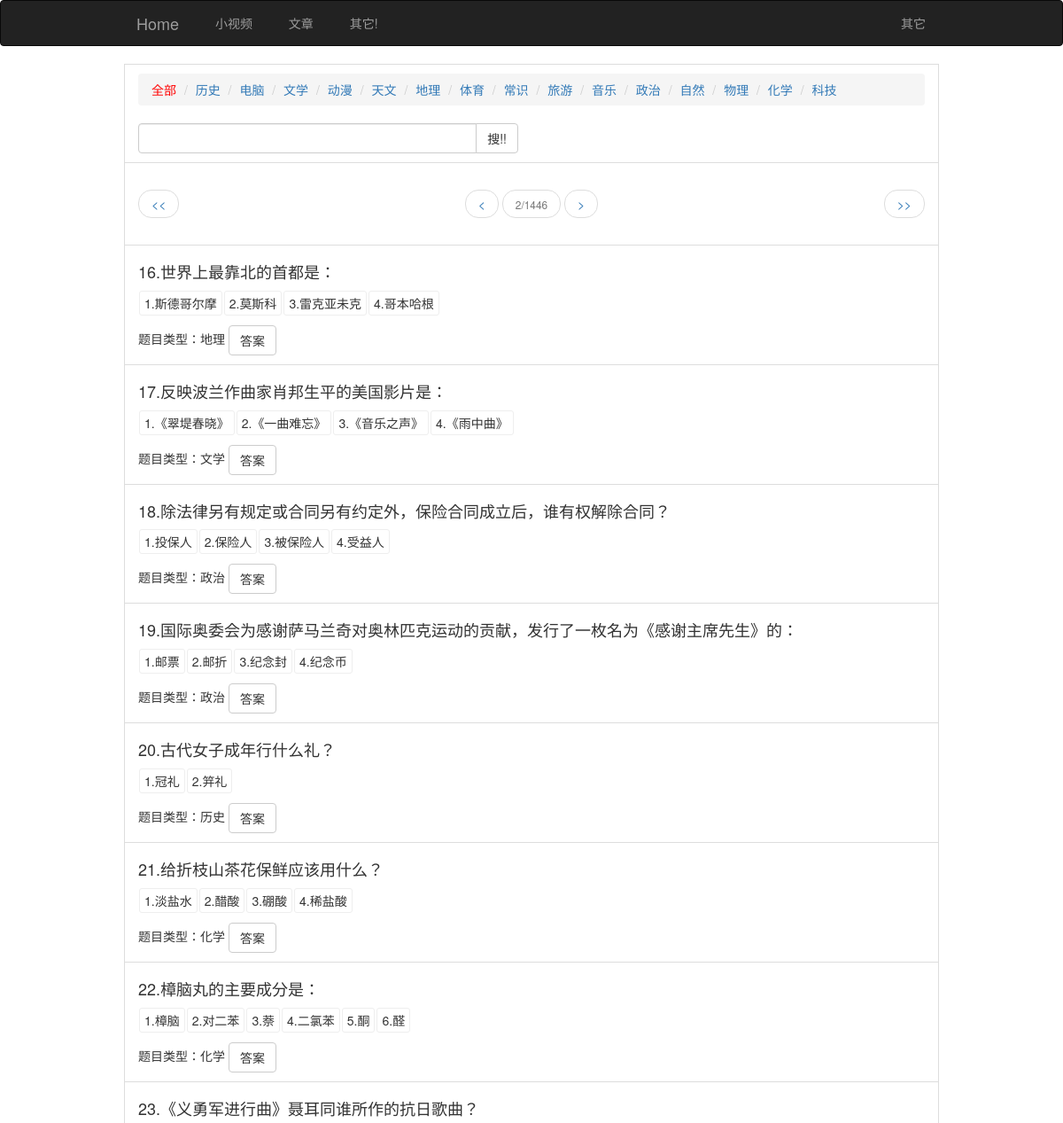
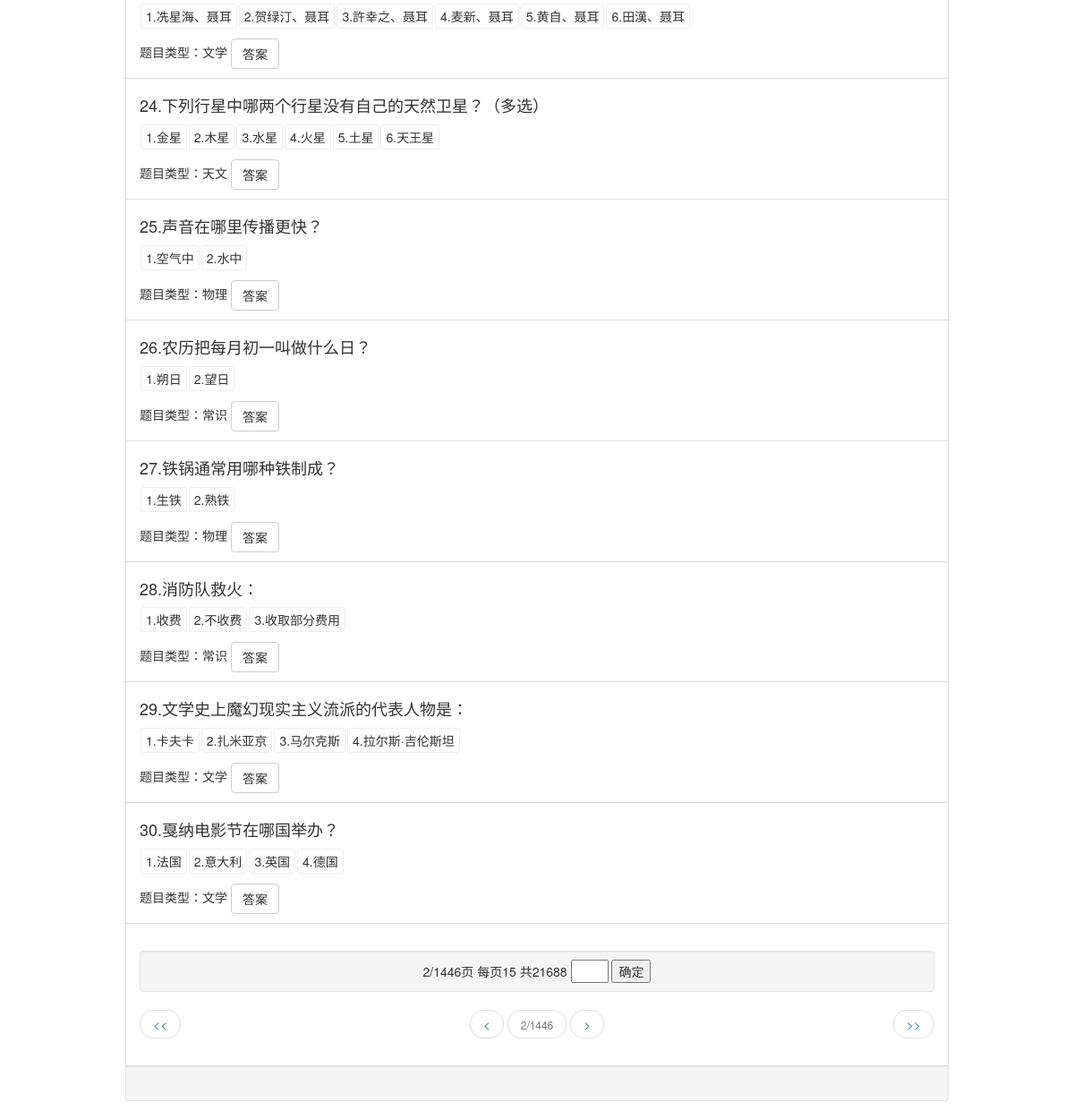
Screenshot of /baike/index.php?page=2 with the database file from the repository (2 pictures, top to bottom).
### tables this page shows
CREATE TABLE "type" (
  "id" INTEGER NOT NULL PRIMARY KEY AUTOINCREMENT,
  "kind" TEXT
);

CREATE TABLE "content" (
  "tmxh" INTEGER NOT NULL PRIMARY KEY AUTOINCREMENT,
  "tmnd" TEXT,
  "tmlx" TEXT,
  "tmnr" TEXT,
  "tmdas" INTEGER,
  "tmda1" TEXT,
  "tmda2" TEXT,
  "tmda3" TEXT,
  "tmda4" TEXT,
  "tmda5" TEXT,
  "tmda6" TEXT,
  "kind" integer,
  "tmda" TEXT
);

### class/sqlite3.php (called while the page is built, shortened)
<?php
class DBUtils {
	public static $db;
	public function instance($dbname){
		if (!self::$db) {
			self::$db = new SQLiteDB($dbname);
		}
	}
	public static function querySingle($sql){
		$result = @self::$db->querySingle($sql);
		return $result ? $result : '';
	}
	public static function queryList($sql){
		$result = array();
		$ret = @self::$db->query($sql);
		while($row = $ret->fetchArray(SQLITE3_ASSOC) ){
			array_push($result, $row);
		}
		return $result;
	}
}

### baike/index.php (the view, shortened to what this page needs)
<?php
require_once("../config.php");
$db = new DBUtils();
$db -> instance('../db/baike.db3');
$word=$_GET['word']??NULL;
$list=$_GET['list']??NULL;
function get_type($list){
	global $db;
	$typ1[]=['id'=>0,'kind'=>'全部'];
	$rs=$db->queryList("select * from type");
	$rs=array_merge($typ1,$rs);
	$html_type.='
		<li class="list-group-item">
		<ul class="breadcrumb">
	';
	$title="百科问答";
	foreach ($rs as $row){
		if ($row['id']==$list){
			$title=$row['kind'];
			$html_type.='
			<li><a href="?list='.$row['id'].'"><font color="red">'.$row['kind'].'</font></a></li>
			';
		}else{
			$html_type.='
			<li><a href="?list='.$row['id'].'">'.$row['kind'].'</a></li>
			';
		}
		$str['type'][]=array("list"=>$row['id'],"title"=>$row['kind']);
	}
	$html_type.='
	</ul>
	<form action="?" method="get" class="bs-example bs-example-form" role="form">
			<div class="row">
				<div class="col-lg-6">
					<div class="input-group">
						<input type="text" name="word" class="form-control">
						<input type="hidden" name="list" value="'.$list.'"/>
						<span class="input-group-btn">
							<button class="btn btn-default" type="submit">
								搜!!
							</button>
						</span>
					</div>
				</div>
			</div>
		</form>
	</li>
	';
	return [$title,$html_type,$str];
}
$html=$api->head(get_type($list)[0]).get_type($list)[1];
$html.=<<<api
<style>
	#daan{
		border: solid 1px #eee;
		padding: 3px 5px;
		margin: 1px;
		border-radius: 3px;
		display:inline-block;
	}
</style>
api;
$count_sql="SELECT count(*) FROM [content]";
$count=$db->querySingle($count_sql);
$pagecount=ceil(intval($count)/$pagesize);
$zhizhen=$pagesize*($page-1);
$result=$db->queryList(str_replace('count(*)','*',$count_sql)." LIMIT $zhizhen,$pagesize");
$apistr['msg']=array("name"=>$title,"count"=>$count,"pageall"=>$pagecount,"page"=>$page,"keyword"=>$word);
$gopage=$word?"?word=".$word."&":"?";
$html.=$api->page_z(0,$count,$pagecount,$pagesize,$page,$gopage);
foreach($result as $row){
	$apistr['list'][]=["id"=>$row['tmxh'],"title"=>$row["tmnr"],"tmlx"=>$row["tmlx"],"kind"=>$row['kind'],"tmda1"=>$row['tmda1'],"tmda2"=>$row['tmda2'],"tmda3"=>$row['tmda3'],"tmda4"=>$row['tmda4'],"tmda5"=>$row['tmda5'],"tmda6"=>$row['tmda6'],"tmda"=>$row['tmda']];
	$tmda='';
	if ($row['tmda1']) $tmda.='<span id="daan">1.'.$row['tmda1'].'</span>';
	if ($row['tmda2']) $tmda.='<span id="daan">2.'.$row['tmda2'].'</span>';
	if ($row['tmda3']) $tmda.='<span id="daan">3.'.$row['tmda3'].'</span>';
	if ($row['tmda4']) $tmda.='<span id="daan">4.'.$row['tmda4'].'</span>';
	if ($row['tmda5']) $tmda.='<span id="daan">5.'.$row['tmda5'].'</span>';
	if ($row['tmda6']) $tmda.='<span id="daan">6.'.$row['tmda6'].'</span>';
	$daan=str_split($row['tmda']);
	$daant='';
	foreach($daan as $o => $rowda){
		if ($rowda) $daant.=($o+1);
	}
	$daan=implode(",", str_split($daant));
	$html.='
	<li class="list-group-item">
		<h4>'.$row['tmxh'].'.'.$row['tmnr'].'</h4>
		<p id="'.$row['tmxh'].'">'.$tmda.'</p>
		题目类型：'.get_type($row['kind'])[0].' <button id="'.$row['tmxh'].'" class="btn btn-default">答案</button>
		<span style="display:none">
			<font color="red">'.$daan.'</font>
		</span>
	</li>
	';
}
$html.=$api->page_z(1,$count,$pagecount,$pagesize,$page,$gopage);
$html.='
	<script>
	;!function(){
		$("button").click(function (){
			$(this).next().fadeIn();
			var daan=$(this).next().text().trim().split(",");
			var id=$(this).prev().attr("id");
			console.log(id);
			for (i=0;i<daan.length;i++){
			//console.log(daan[i]);
				$("#"+id+">#daan").eq(daan[i]-1).css("border","solid 1px #ff0000")
			}
		})
	}();
	</script>
	';
echo $web_charset?$api->json($apistr):$html.$api->end();

### baike/index.php (style rules this page uses)
#daan { border: solid 1px #eee; padding: 3px 5px; margin: 1px; border-radius: 3px; display:inline-block; }

### rows the page displays
type: kind "历史"
type: kind "电脑"
type: kind "文学"
type: kind "动漫"
type: kind "天文"
type: kind "地理"
type: kind "体育"
type: kind "常识"
type: kind "旅游"
type: kind "音乐"
type: kind "政治"
type: kind "自然"
type: kind "物理"
type: kind "化学"
type: kind "科技"
content: tmxh "16", tmnr "世界上最靠北的首都是：", tmda1 "斯德哥尔摩", tmda2 "莫斯科", tmda3 "雷克亚未克", tmda4 "哥本哈根"
content: tmxh "17", tmnr "反映波兰作曲家肖邦生平的美国影片是：", tmda1 "《翠堤春晓》", tmda2 "《一曲难忘》", tmda3 "《音乐之声》", tmda4 "《雨中曲》"
content: tmxh "18", tmnr "除法律另有规定或合同另有约定外，保险合同成立后，谁有权解除合同？", tmda1 "投保人", tmda2 "保险人", tmda3 "被保险人", tmda4 "受益人"
content: tmxh "19", tmnr "国际奥委会为感谢萨马兰奇对奥林匹克运动的贡献，发行了一枚名为《感谢主席先生》的：", tmda1 "邮票", tmda2 "邮折", tmda3 "纪念封", tmda4 "纪念币"
content: tmxh "20", tmnr "古代女子成年行什么礼？", tmda1 "冠礼", tmda2 "笄礼"
content: tmxh "21", tmnr "给折枝山茶花保鲜应该用什么？", tmda1 "淡盐水", tmda2 "醋酸", tmda3 "硼酸", tmda4 "稀盐酸"
content: tmxh "22", tmnr "樟脑丸的主要成分是：", tmda1 "樟脑", tmda2 "对二苯", tmda3 "萘", tmda4 "二氯苯", tmda5 "酮", tmda6 "醛"
content: tmxh "23", tmnr "《义勇军进行曲》聂耳同谁所作的抗日歌曲？", tmda1 "冼星海、聂耳", tmda2 "贺绿汀、聂耳", tmda3 "許幸之、聂耳", tmda4 "麦新、聂耳", tmda5 "黄自、聂耳", tmda6 "田漢、聂耳"
content: tmxh "24", tmnr "下列行星中哪两个行星没有自己的天然卫星？（多选）", tmda1 "金星", tmda2 "木星", tmda3 "水星", tmda4 "火星", tmda5 "土星", tmda6 "天王星"
content: tmxh "25", tmnr "声音在哪里传播更快？", tmda1 "空气中", tmda2 "水中"
content: tmxh "26", tmnr "农历把每月初一叫做什么日？", tmda1 "朔日", tmda2 "望日"
content: tmxh "27", tmnr "铁锅通常用哪种铁制成？", tmda1 "生铁", tmda2 "熟铁"
content: tmxh "28", tmnr "消防队救火：", tmda1 "收费", tmda2 "不收费", tmda3 "收取部分费用"
content: tmxh "29", tmnr "文学史上魔幻现实主义流派的代表人物是：", tmda1 "卡夫卡", tmda2 "扎米亚京", tmda3 "马尔克斯", tmda4 "拉尔斯·吉伦斯坦"
content: tmxh "30", tmnr "戛纳电影节在哪国举办？", tmda1 "法国", tmda2 "意大利", tmda3 "英国", tmda4 "德国"

### other values shown
$row['kind'] "全部"
$page "2 2"
$pagecount "1446 1446"
get_type($row['kind'])[0] "地理 文学 政治 政治 历史 化学 化学 文学 天文 物理 常识 物理 常识 文学 文学"
